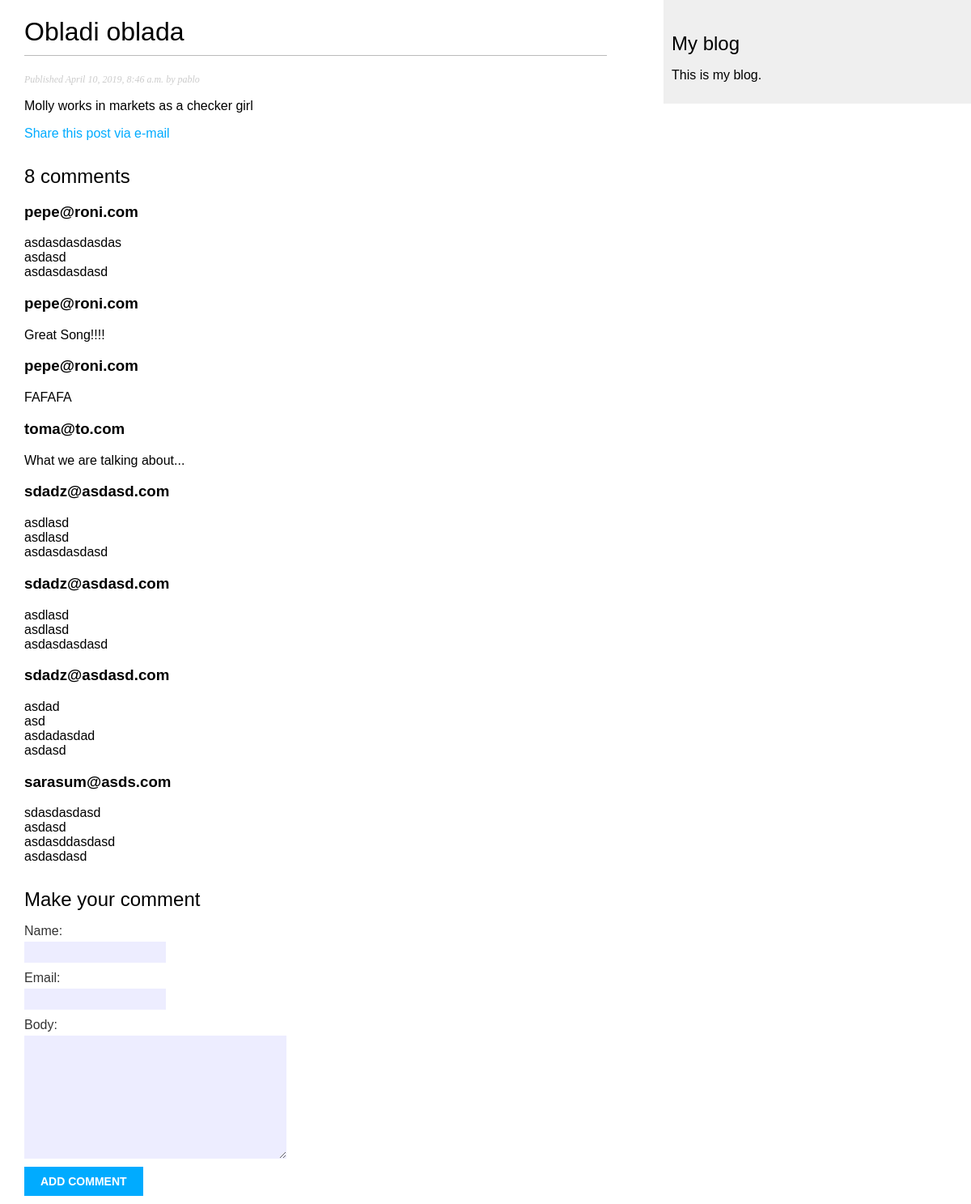
Page /blog/2019/4/10/obladi-oblada/ on the committed database.
### blog/models.py (models this page shows, shortened)
class Post(models.Model):
    STATUS_CHOICES = (
        ('draft', 'Draft'),
        ('published', 'Published')
    )
    title = models.CharField(max_length=250)
    slug = models.SlugField(max_length=250,
                            unique_for_date='publish')
    author = models.ForeignKey(User, related_name='blog_posts', on_delete=models.CASCADE)
    body = models.TextField()
    publish = models.DateTimeField(default=timezone.now)
    created = models.DateTimeField(auto_now_add=True)
    updated = models.DateTimeField(auto_now=True)
    status = models.CharField(max_length=10,
                              choices=STATUS_CHOICES,
                              default='draft')
    class Meta:
        ordering = ('-publish',)

class Comment(models.Model):
    post = models.ForeignKey(Post,
                             on_delete=models.CASCADE,
                             related_name='comments')
    name = models.CharField(max_length=80)
    email = models.EmailField()
    body = models.TextField()
    created = models.DateTimeField(auto_now_add=True)
    updated = models.DateTimeField(auto_now=True)
    active = models.BooleanField(default=True)
    class Meta:
        ordering = ('created',)

### blog/views.py (the view)
def post_detail(request, year, month, day, post):
    post = get_object_or_404(Post, slug=post,
                             status='published',
                             publish__year=year,
                             publish__month=month,
                             publish__day=day)
    comments = post.comments.filter(active=True)
    new_comment = None
    if request.method == 'POST':
        comment_form = CommentForm(data=request.POST)
        if comment_form.is_valid():
            new_comment = comment_form.save(commit=False)
            new_comment.post = post
            new_comment.save()
            return HttpResponseRedirect('/blog/')
    else:
        comment_form = CommentForm()
    return render(request,
                  'blog/post/detail.html',
                  {'post': post,
                   'comments': comments,
                   'new_comment': new_comment,
                   'comment_form': comment_form})

### blog/forms.py
class CommentForm(forms.ModelForm):
    class Meta:
        model = Comment
        fields = ('name', 'email', 'body')

### blog/templates/blog/post/detail.html (shortened to what this page needs)
{% extends "blog/base.html" %}
{% block content %}
  <h1>{{ post.title }}</h1>
  <p class="date">
      Published {{ post.publish }} by {{ post.author }}
  </p>
  {{ post.body|linebreaks }}
  <a href="{% url 'blog:post_share' post.id %}">Share this post via e-mail</a>
  {% with comments.count as total_comments %}
     <h2>
       {{ total_comments }} comment{{ total_comments|pluralize }}
     </h2>
  {% endwith %}
  {% for comment in comments %}
    <h3>{{ comment.email }}</h3>
    {{ comment.body|linebreaks }}
  {% endfor %}
  <h2>Make your comment</h2>
  <form action="." method="post">
    {{ comment_form.as_p }}
    <p><input type="submit" value="Add comment"></p>
  </form>
{% endblock %}

### blog/static/css/blog.css (style rules this page uses)
body { margin:0; padding:0; font-family:helvetica, sans-serif; }
a { color:#00abff; text-decoration:none; }
h1 { font-weight:normal; border-bottom:1px solid #bbb; padding:0 0 10px 0; }
h2 { font-weight:normal; margin:30px 0 0; }
p.date { color:#ccc; font-family: georgia, serif; font-size: 12px; font-style: italic; }
label { float:left; clear:both; color:#333; margin-bottom:4px; }
input, textarea { clear:both; float:left; margin:0 0 10px; background:#ededff; border:0; padding:6px 10px; font-size:12px; }
input[type=submit] { font-weight:bold; background:#00abff; color:#fff; padding:10px 20px; font-size:14px; text-transform:uppercase; }

### rows in the picture
Post: title "Obladi oblada", publish "April 10, 2019, 8:46 a.m.", author "pablo", body "Molly works in markets as a checker girl"
Comment: email "pepe@roni.com", body "asdasdasdasdas asdasd asdasdasdasd"
Comment: email "pepe@roni.com", body "Great Song!!!!"
Comment: email "pepe@roni.com", body "FAFAFA"
Comment: email "toma@to.com", body "What we are talking about..."
Comment: email "sdadz@asdasd.com", body "asdlasd asdlasd asdasdasdasd"
Comment: email "sdadz@asdasd.com", body "asdlasd asdlasd asdasdasdasd"
Comment: email "sdadz@asdasd.com", body "asdad asd asdadasdad asdasd"
Comment: email "sarasum@asds.com", body "sdasdasdasd asdasd asdasddasdasd asdasdasd"

### other values in the picture
{{ total_comments }} "8"
